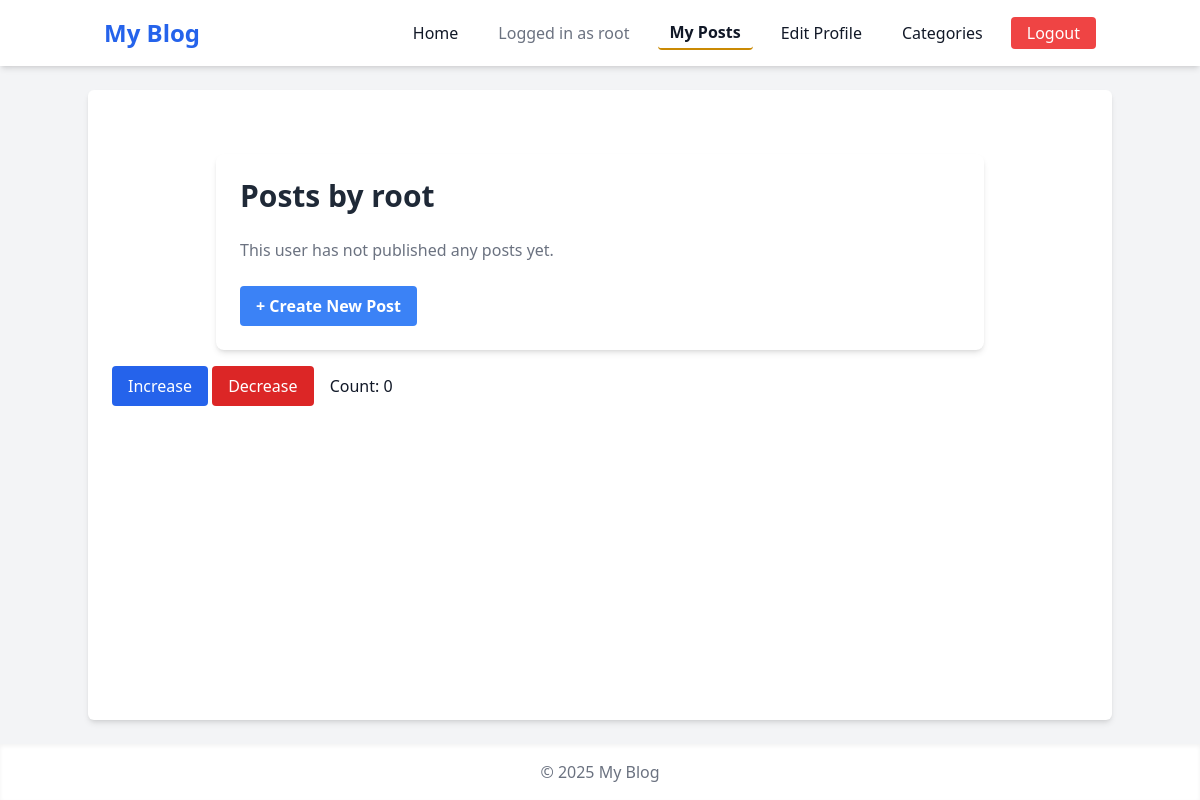
/users/root/posts/, run on an earlier commit of the app's database.
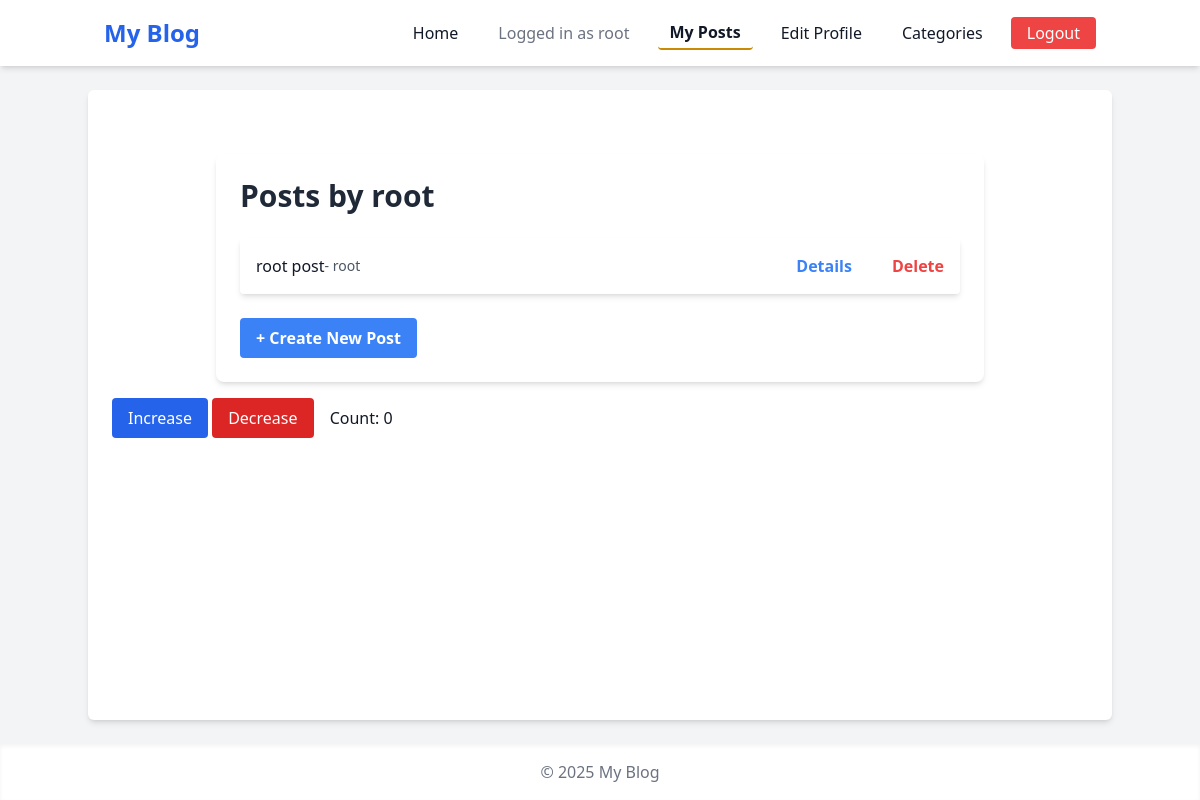
And on a later commit of the database.
### blog/models.py (models this page shows, shortened)
class Post(models.Model):
    title = models.CharField(max_length=200)
    slug = models.SlugField(unique=True)
    content = models.TextField()
    category = models.ForeignKey(Category, on_delete=models.CASCADE)
    author = models.ForeignKey(User, on_delete=models.CASCADE, related_name='posts')
    created_at = models.DateTimeField(auto_now_add=True)

### users/views.py (the view)
# urls.py: path("<str:username>/posts/", views.user_posts, name="user_posts"),
def user_posts(request, username):
    user = get_object_or_404(User, username=username)
    posts = user.posts.all()  # uses related_name in Post model
    return render(request, "users/user_posts.html", {"user": user, "posts": posts})

### users/templates/users/user_posts.html (shortened to what this page needs)
{% extends "base.html" %} {% block content %}
<div class="max-w-3xl mx-auto mt-10 p-6 bg-white rounded-lg shadow-md">
  <h2 class="text-3xl font-bold mb-6 text-gray-800">
    Posts by {{ user.username }}
  </h2>
  <ul class="space-y-4">
    {% for post in posts %}
    <li
      class="p-4 bg-white rounded shadow-md hover:shadow-lg transition duration-200"
    >
      <div class="flex justify-between">
        <div class="flex items-center">
          <div>{{ post.title }}</div>
          <span class="text-gray-600 text-sm"
            >- {{ post.author.username }}</span
          >
        </div>
        <div class="gap-10 flex">
          <a
            href="/post/{{ post.slug }}/"
            class="text-blue-500 font-semibold hover:underline"
          >
            Details
          </a>
          <form
            action="{% url 'delete_post' post.slug %}"
            method="post"
            style="display: inline"
          >
            <button
              type="submit"
              class="text-red-500 font-semibold hover:underline bg-transparent border-none cursor-pointer"
            >
              Delete
            </button>
          </form>
        </div>
      </div>
    </li>
    {% empty %}
    <li class="text-gray-500">This user has not published any posts yet.</li>
    {% endfor %}
  </ul>
  <a
    href="{% url 'create_post' %}"
    class="mt-6 inline-block px-4 py-2 bg-blue-500 text-white font-semibold rounded hover:bg-blue-600 transition duration-200"
  >
    + Create New Post
  </a>
</div>
{% endblock %}

What changed in the data, as far as the page shows it:
added Post: title "root post", author.username "root"
Also different on the page:
text no longer shown: "This user has not published any posts yet."
